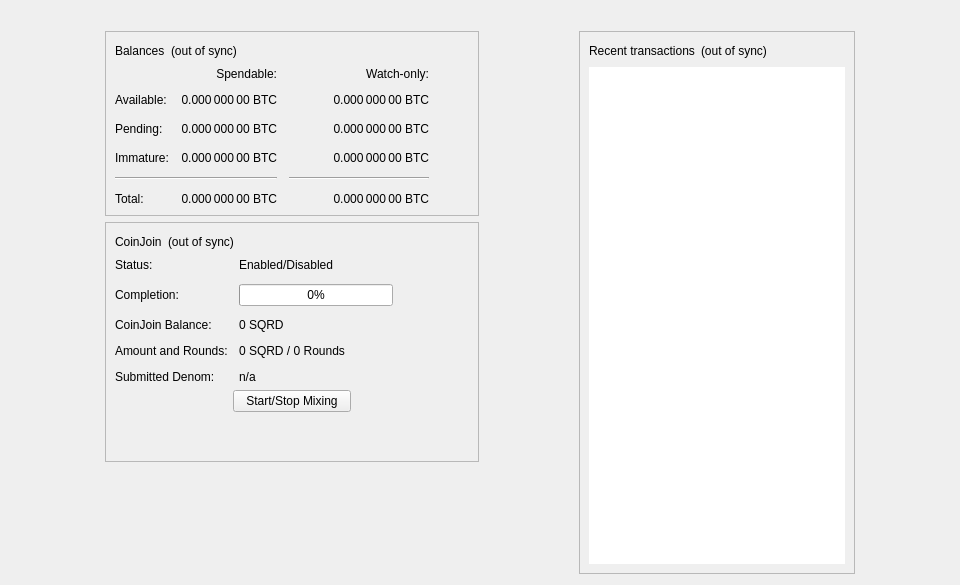
<?xml version="1.0" encoding="UTF-8"?>
<ui version="4.0">
 <class>OverviewPage</class>
 <widget class="QWidget" name="OverviewPage">
  <property name="geometry">
   <rect>
    <x>0</x>
    <y>0</y>
    <width>960</width>
    <height>585</height>
   </rect>
  </property>
  <property name="minimumSize">
   <size>
    <width>960</width>
    <height>0</height>
   </size>
  </property>
  <property name="windowTitle">
   <string>Form</string>
  </property>
  <layout class="QVBoxLayout" name="topLayout">
   <item>
    <widget class="QLabel" name="labelAlerts">
     <property name="visible">
      <bool>false</bool>
     </property>
     <property name="wordWrap">
      <bool>true</bool>
     </property>
     <property name="margin">
      <number>3</number>
     </property>
     <property name="textInteractionFlags">
      <set>Qt::TextSelectableByMouse</set>
     </property>
    </widget>
   </item>
   <item>
    <layout class="QHBoxLayout" name="horizontalLayout" stretch="1,0,1,0,1">
     <item>
      <spacer name="horizontalSpacerLeft">
       <property name="orientation">
        <enum>Qt::Horizontal</enum>
       </property>
       <property name="sizeType">
        <enum>QSizePolicy::Preferred</enum>
       </property>
       <property name="sizeHint" stdset="0">
        <size>
         <width>10</width>
         <height>20</height>
        </size>
       </property>
      </spacer>
     </item>
     <item>
      <layout class="QVBoxLayout" name="verticalLayout_2">
       <item>
        <widget class="QFrame" name="frame">
         <property name="frameShape">
          <enum>QFrame::StyledPanel</enum>
         </property>
         <property name="frameShadow">
          <enum>QFrame::Raised</enum>
         </property>
         <layout class="QVBoxLayout" name="verticalLayout_4">
          <item>
           <layout class="QHBoxLayout" name="horizontalLayout_4">
            <item>
             <widget class="QLabel" name="label_5">
              <property name="text">
               <string>Balances</string>
              </property>
             </widget>
            </item>
            <item>
             <widget class="QLabel" name="labelWalletStatus">
              <property name="toolTip">
               <string>The displayed information may be out of date. Your wallet automatically synchronizes with the SquardCoin network after a connection is established, but this process has not completed yet.</string>
              </property>
              <property name="text">
               <string notr="true">(out of sync)</string>
              </property>
              <property name="alignment">
               <set>Qt::AlignLeading|Qt::AlignLeft|Qt::AlignVCenter</set>
              </property>
             </widget>
            </item>
            <item>
             <spacer name="horizontalSpacer_3">
              <property name="orientation">
               <enum>Qt::Horizontal</enum>
              </property>
              <property name="sizeHint" stdset="0">
               <size>
                <width>40</width>
                <height>20</height>
               </size>
              </property>
             </spacer>
            </item>
           </layout>
          </item>
          <item>
           <layout class="QGridLayout" name="gridLayout">
            <property name="spacing">
             <number>12</number>
            </property>
            <item row="2" column="2">
             <widget class="QLabel" name="labelWatchPending">
              <property name="cursor">
               <cursorShape>IBeamCursor</cursorShape>
              </property>
              <property name="toolTip">
               <string>Unconfirmed transactions to watch-only addresses</string>
              </property>
              <property name="text">
               <string notr="true">0.000 000 00 BTC</string>
              </property>
              <property name="alignment">
               <set>Qt::AlignRight|Qt::AlignTrailing|Qt::AlignVCenter</set>
              </property>
              <property name="textInteractionFlags">
               <set>Qt::LinksAccessibleByMouse|Qt::TextSelectableByKeyboard|Qt::TextSelectableByMouse</set>
              </property>
             </widget>
            </item>
            <item row="2" column="1">
             <widget class="QLabel" name="labelUnconfirmed">
              <property name="cursor">
               <cursorShape>IBeamCursor</cursorShape>
              </property>
              <property name="toolTip">
               <string>Total of transactions that have yet to be confirmed, and do not yet count toward the spendable balance</string>
              </property>
              <property name="text">
               <string notr="true">0.000 000 00 BTC</string>
              </property>
              <property name="alignment">
               <set>Qt::AlignRight|Qt::AlignTrailing|Qt::AlignVCenter</set>
              </property>
              <property name="textInteractionFlags">
               <set>Qt::LinksAccessibleByMouse|Qt::TextSelectableByKeyboard|Qt::TextSelectableByMouse</set>
              </property>
             </widget>
            </item>
            <item row="3" column="2">
             <widget class="QLabel" name="labelWatchImmature">
              <property name="cursor">
               <cursorShape>IBeamCursor</cursorShape>
              </property>
              <property name="toolTip">
               <string>Mined balance in watch-only addresses that has not yet matured</string>
              </property>
              <property name="text">
               <string notr="true">0.000 000 00 BTC</string>
              </property>
              <property name="alignment">
               <set>Qt::AlignRight|Qt::AlignTrailing|Qt::AlignVCenter</set>
              </property>
              <property name="textInteractionFlags">
               <set>Qt::LinksAccessibleByMouse|Qt::TextSelectableByKeyboard|Qt::TextSelectableByMouse</set>
              </property>
             </widget>
            </item>
            <item row="4" column="0" colspan="2">
             <widget class="Line" name="lineSpendableBalance">
              <property name="orientation">
               <enum>Qt::Horizontal</enum>
              </property>
             </widget>
            </item>
            <item row="4" column="2">
             <widget class="Line" name="lineWatchBalance">
              <property name="sizePolicy">
               <sizepolicy hsizetype="Preferred" vsizetype="Fixed">
                <horstretch>0</horstretch>
                <verstretch>0</verstretch>
               </sizepolicy>
              </property>
              <property name="minimumSize">
               <size>
                <width>140</width>
                <height>0</height>
               </size>
              </property>
              <property name="orientation">
               <enum>Qt::Horizontal</enum>
              </property>
             </widget>
            </item>
            <item row="5" column="0">
             <widget class="QLabel" name="labelTotalText">
              <property name="text">
               <string>Total:</string>
              </property>
             </widget>
            </item>
            <item row="3" column="1">
             <widget class="QLabel" name="labelImmature">
              <property name="cursor">
               <cursorShape>IBeamCursor</cursorShape>
              </property>
              <property name="toolTip">
               <string>Mined balance that has not yet matured</string>
              </property>
              <property name="text">
               <string notr="true">0.000 000 00 BTC</string>
              </property>
              <property name="alignment">
               <set>Qt::AlignRight|Qt::AlignTrailing|Qt::AlignVCenter</set>
              </property>
              <property name="textInteractionFlags">
               <set>Qt::LinksAccessibleByMouse|Qt::TextSelectableByKeyboard|Qt::TextSelectableByMouse</set>
              </property>
             </widget>
            </item>
            <item row="2" column="3">
             <spacer name="horizontalSpacer_2">
              <property name="orientation">
               <enum>Qt::Horizontal</enum>
              </property>
              <property name="sizeHint" stdset="0">
               <size>
                <width>40</width>
                <height>20</height>
               </size>
              </property>
             </spacer>
            </item>
            <item row="3" column="0">
             <widget class="QLabel" name="labelImmatureText">
              <property name="text">
               <string>Immature:</string>
              </property>
             </widget>
            </item>
            <item row="5" column="1">
             <widget class="QLabel" name="labelTotal">
              <property name="cursor">
               <cursorShape>IBeamCursor</cursorShape>
              </property>
              <property name="toolTip">
               <string>Your current total balance</string>
              </property>
              <property name="text">
               <string notr="true">0.000 000 00 BTC</string>
              </property>
              <property name="alignment">
               <set>Qt::AlignRight|Qt::AlignTrailing|Qt::AlignVCenter</set>
              </property>
              <property name="textInteractionFlags">
               <set>Qt::LinksAccessibleByMouse|Qt::TextSelectableByKeyboard|Qt::TextSelectableByMouse</set>
              </property>
             </widget>
            </item>
            <item row="5" column="2">
             <widget class="QLabel" name="labelWatchTotal">
              <property name="cursor">
               <cursorShape>IBeamCursor</cursorShape>
              </property>
              <property name="toolTip">
               <string>Current total balance in watch-only addresses</string>
              </property>
              <property name="text">
               <string notr="true">0.000 000 00 BTC</string>
              </property>
              <property name="alignment">
               <set>Qt::AlignRight|Qt::AlignTrailing|Qt::AlignVCenter</set>
              </property>
              <property name="textInteractionFlags">
               <set>Qt::LinksAccessibleByMouse|Qt::TextSelectableByKeyboard|Qt::TextSelectableByMouse</set>
              </property>
             </widget>
            </item>
            <item row="0" column="2">
             <widget class="QLabel" name="labelWatchonly">
              <property name="text">
               <string>Watch-only:</string>
              </property>
              <property name="alignment">
               <set>Qt::AlignRight|Qt::AlignTrailing|Qt::AlignVCenter</set>
              </property>
             </widget>
            </item>
            <item row="1" column="0">
             <widget class="QLabel" name="labelBalanceText">
              <property name="text">
               <string>Available:</string>
              </property>
             </widget>
            </item>
            <item row="1" column="1">
             <widget class="QLabel" name="labelBalance">
              <property name="cursor">
               <cursorShape>IBeamCursor</cursorShape>
              </property>
              <property name="toolTip">
               <string>Your current spendable balance</string>
              </property>
              <property name="text">
               <string notr="true">0.000 000 00 BTC</string>
              </property>
              <property name="alignment">
               <set>Qt::AlignRight|Qt::AlignTrailing|Qt::AlignVCenter</set>
              </property>
              <property name="textInteractionFlags">
               <set>Qt::LinksAccessibleByMouse|Qt::TextSelectableByKeyboard|Qt::TextSelectableByMouse</set>
              </property>
             </widget>
            </item>
            <item row="1" column="2">
             <widget class="QLabel" name="labelWatchAvailable">
              <property name="cursor">
               <cursorShape>IBeamCursor</cursorShape>
              </property>
              <property name="toolTip">
               <string>Your current balance in watch-only addresses</string>
              </property>
              <property name="text">
               <string notr="true">0.000 000 00 BTC</string>
              </property>
              <property name="alignment">
               <set>Qt::AlignRight|Qt::AlignTrailing|Qt::AlignVCenter</set>
              </property>
              <property name="textInteractionFlags">
               <set>Qt::LinksAccessibleByMouse|Qt::TextSelectableByKeyboard|Qt::TextSelectableByMouse</set>
              </property>
             </widget>
            </item>
            <item row="2" column="0">
             <widget class="QLabel" name="labelPendingText">
              <property name="text">
               <string>Pending:</string>
              </property>
             </widget>
            </item>
            <item row="0" column="1">
             <widget class="QLabel" name="labelSpendable">
              <property name="text">
               <string>Spendable:</string>
              </property>
              <property name="alignment">
               <set>Qt::AlignRight|Qt::AlignTrailing|Qt::AlignVCenter</set>
              </property>
             </widget>
            </item>
           </layout>
          </item>
         </layout>
        </widget>
       </item>
       <item>
        <widget class="QFrame" name="frameCoinJoin">
         <property name="layoutDirection">
          <enum>Qt::LeftToRight</enum>
         </property>
         <property name="frameShape">
          <enum>QFrame::StyledPanel</enum>
         </property>
         <property name="frameShadow">
          <enum>QFrame::Raised</enum>
         </property>
         <layout class="QVBoxLayout" name="VerticalLayout_PS1">
          <item>
           <layout class="QHBoxLayout" name="horizontalLayout_5">
            <item>
             <widget class="QLabel" name="labelCoinJoinHeader">
              <property name="text">
               <string notr="true">CoinJoin</string>
              </property>
             </widget>
            </item>
            <item>
             <widget class="QLabel" name="labelCoinJoinSyncStatus">
              <property name="toolTip">
               <string>The displayed information may be out of date. Your wallet automatically synchronizes with the SquardCoin network after a connection is established, but this process has not completed yet.</string>
              </property>
              <property name="text">
               <string notr="true">(out of sync)</string>
              </property>
              <property name="alignment">
               <set>Qt::AlignLeading|Qt::AlignLeft|Qt::AlignVCenter</set>
              </property>
             </widget>
            </item>
            <item>
             <spacer name="horizontalSpacer_4">
              <property name="orientation">
               <enum>Qt::Horizontal</enum>
              </property>
              <property name="sizeHint" stdset="0">
               <size>
                <width>40</width>
                <height>20</height>
               </size>
              </property>
             </spacer>
            </item>
           </layout>
          </item>
          <item>
           <layout class="QFormLayout" name="coinJoinFormLayout">
            <property name="fieldGrowthPolicy">
             <enum>QFormLayout::AllNonFixedFieldsGrow</enum>
            </property>
            <property name="horizontalSpacing">
             <number>11</number>
            </property>
            <property name="verticalSpacing">
             <number>12</number>
            </property>
            <item row="0" column="0">
             <widget class="QLabel" name="labelCoinJoinEnabledText">
              <property name="text">
               <string>Status:</string>
              </property>
             </widget>
            </item>
            <item row="0" column="1">
             <widget class="QLabel" name="labelCoinJoinEnabled">
              <property name="text">
               <string>Enabled/Disabled</string>
              </property>
             </widget>
            </item>
            <item row="1" column="0">
             <widget class="QLabel" name="labelCompletitionText">
              <property name="text">
               <string>Completion:</string>
              </property>
             </widget>
            </item>
            <item row="1" column="1">
             <widget class="QProgressBar" name="coinJoinProgress">
              <property name="maximumSize">
               <size>
                <width>154</width>
                <height>16777215</height>
               </size>
              </property>
              <property name="value">
               <number>0</number>
              </property>
             </widget>
            </item>
            <item row="2" column="0">
             <widget class="QLabel" name="labelAnonymizedText">
              <property name="text">
               <string notr="true">CoinJoin Balance:</string>
              </property>
             </widget>
            </item>
            <item row="2" column="1">
             <widget class="QLabel" name="labelAnonymized">
              <property name="text">
               <string notr="true">0 SQRD</string>
              </property>
             </widget>
            </item>
            <item row="3" column="0">
             <widget class="QLabel" name="labelAmountAndRoundsText">
              <property name="text">
               <string>Amount and Rounds:</string>
              </property>
             </widget>
            </item>
            <item row="3" column="1">
             <widget class="QLabel" name="labelAmountRounds">
              <property name="text">
               <string>0 SQRD / 0 Rounds</string>
              </property>
             </widget>
            </item>
            <item row="4" column="0">
             <widget class="QLabel" name="labelSubmittedDenomText">
              <property name="text">
               <string>Submitted Denom:</string>
              </property>
             </widget>
            </item>
            <item row="4" column="1">
             <widget class="QLabel" name="labelSubmittedDenom">
              <property name="toolTip">
               <string>The denominations you submitted to the Masternode.&lt;br&gt;To mix, other users must submit the exact same denominations.</string>
              </property>
              <property name="text">
               <string>n/a</string>
              </property>
              <property name="wordWrap">
               <bool>true</bool>
              </property>
             </widget>
            </item>
           </layout>
          </item>
          <item>
           <layout class="QVBoxLayout" name="VerticalLayout_PS">
            <item>
             <layout class="QHBoxLayout" name="horizontalLayout_3">
              <property name="topMargin">
               <number>0</number>
              </property>
              <item>
               <spacer name="horizontalSpacer_5">
                <property name="orientation">
                 <enum>Qt::Horizontal</enum>
                </property>
                <property name="sizeHint" stdset="0">
                 <size>
                  <width>40</width>
                  <height>20</height>
                 </size>
                </property>
               </spacer>
              </item>
              <item>
               <widget class="QPushButton" name="toggleCoinJoin">
                <property name="sizePolicy">
                 <sizepolicy hsizetype="MinimumExpanding" vsizetype="Fixed">
                  <horstretch>0</horstretch>
                  <verstretch>0</verstretch>
                 </sizepolicy>
                </property>
                <property name="text">
                 <string>Start/Stop Mixing</string>
                </property>
               </widget>
              </item>
              <item>
               <spacer name="horizontalSpacer_6">
                <property name="orientation">
                 <enum>Qt::Horizontal</enum>
                </property>
                <property name="sizeHint" stdset="0">
                 <size>
                  <width>40</width>
                  <height>20</height>
                 </size>
                </property>
               </spacer>
              </item>
             </layout>
            </item>
            <item>
             <spacer name="verticalSpacer_3">
              <property name="orientation">
               <enum>Qt::Vertical</enum>
              </property>
              <property name="sizeHint" stdset="0">
               <size>
                <width>20</width>
                <height>40</height>
               </size>
              </property>
             </spacer>
            </item>
           </layout>
          </item>
         </layout>
        </widget>
       </item>
       <item>
        <spacer name="verticalSpacer">
         <property name="orientation">
          <enum>Qt::Vertical</enum>
         </property>
         <property name="sizeHint" stdset="0">
          <size>
           <width>20</width>
           <height>40</height>
          </size>
         </property>
        </spacer>
       </item>
      </layout>
     </item>
     <item>
      <spacer name="horizontalSpacerCenter">
       <property name="orientation">
        <enum>Qt::Horizontal</enum>
       </property>
       <property name="sizeHint" stdset="0">
        <size>
         <width>10</width>
         <height>20</height>
        </size>
       </property>
      </spacer>
     </item>
     <item>
      <layout class="QVBoxLayout" name="verticalLayout_3">
       <item>
        <widget class="QFrame" name="frame_2">
         <property name="frameShape">
          <enum>QFrame::StyledPanel</enum>
         </property>
         <property name="frameShadow">
          <enum>QFrame::Raised</enum>
         </property>
         <layout class="QVBoxLayout" name="verticalLayout">
          <item>
           <layout class="QHBoxLayout" name="horizontalLayout_2">
            <item>
             <widget class="QLabel" name="label_4">
              <property name="text">
               <string>Recent transactions</string>
              </property>
             </widget>
            </item>
            <item>
             <widget class="QLabel" name="labelTransactionsStatus">
              <property name="toolTip">
               <string>The displayed information may be out of date. Your wallet automatically synchronizes with the SquardCoin network after a connection is established, but this process has not completed yet.</string>
              </property>
              <property name="text">
               <string notr="true">(out of sync)</string>
              </property>
              <property name="alignment">
               <set>Qt::AlignLeading|Qt::AlignLeft|Qt::AlignVCenter</set>
              </property>
             </widget>
            </item>
            <item>
             <spacer name="horizontalSpacer">
              <property name="orientation">
               <enum>Qt::Horizontal</enum>
              </property>
              <property name="sizeHint" stdset="0">
               <size>
                <width>40</width>
                <height>20</height>
               </size>
              </property>
             </spacer>
            </item>
           </layout>
          </item>
          <item>
           <widget class="QListView" name="listTransactions">
            <property name="frameShape">
             <enum>QFrame::NoFrame</enum>
            </property>
            <property name="verticalScrollBarPolicy">
             <enum>Qt::ScrollBarAlwaysOff</enum>
            </property>
            <property name="horizontalScrollBarPolicy">
             <enum>Qt::ScrollBarAlwaysOff</enum>
            </property>
            <property name="selectionMode">
             <enum>QAbstractItemView::NoSelection</enum>
            </property>
           </widget>
          </item>
         </layout>
        </widget>
       </item>
      </layout>
     </item>
     <item>
      <spacer name="horizontalSpacerRight">
       <property name="orientation">
        <enum>Qt::Horizontal</enum>
       </property>
       <property name="sizeType">
        <enum>QSizePolicy::Preferred</enum>
       </property>
       <property name="sizeHint" stdset="0">
        <size>
         <width>10</width>
         <height>20</height>
        </size>
       </property>
      </spacer>
     </item>
    </layout>
   </item>
  </layout>
 </widget>
 <resources/>
 <connections/>
</ui>
